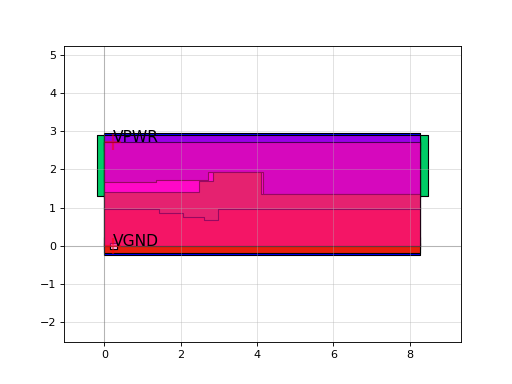

The script that drew this image:
import sky130

c = sky130.components.sky130_fd_sc_hd__dlrbp_2()
c.plot()
